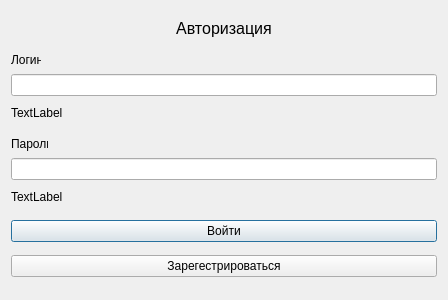
<?xml version="1.0" encoding="UTF-8"?>
<ui version="4.0">
 <class>Dialog</class>
 <widget class="QDialog" name="Dialog">
  <property name="geometry">
   <rect>
    <x>0</x>
    <y>0</y>
    <width>448</width>
    <height>300</height>
   </rect>
  </property>
  <property name="windowTitle">
   <string>Войдите</string>
  </property>
  <layout class="QVBoxLayout" name="verticalLayout_3">
   <item>
    <widget class="QLabel" name="label">
     <property name="maximumSize">
      <size>
       <width>16777215</width>
       <height>21</height>
      </size>
     </property>
     <property name="font">
      <font>
       <pointsize>12</pointsize>
      </font>
     </property>
     <property name="text">
      <string>Авторизация</string>
     </property>
     <property name="alignment">
      <set>Qt::AlignCenter</set>
     </property>
    </widget>
   </item>
   <item>
    <layout class="QVBoxLayout" name="verticalLayout">
     <property name="sizeConstraint">
      <enum>QLayout::SetMinimumSize</enum>
     </property>
     <item>
      <widget class="QLabel" name="label_3">
       <property name="maximumSize">
        <size>
         <width>30</width>
         <height>16</height>
        </size>
       </property>
       <property name="text">
        <string>Логин</string>
       </property>
      </widget>
     </item>
     <item>
      <widget class="QLineEdit" name="lineEdit"/>
     </item>
     <item>
      <widget class="QLabel" name="label_4">
       <property name="maximumSize">
        <size>
         <width>16777215</width>
         <height>21</height>
        </size>
       </property>
       <property name="frameShadow">
        <enum>QFrame::Plain</enum>
       </property>
       <property name="text">
        <string>TextLabel</string>
       </property>
      </widget>
     </item>
    </layout>
   </item>
   <item>
    <layout class="QVBoxLayout" name="verticalLayout_2">
     <property name="sizeConstraint">
      <enum>QLayout::SetMinimumSize</enum>
     </property>
     <item>
      <widget class="QLabel" name="label_2">
       <property name="maximumSize">
        <size>
         <width>37</width>
         <height>16</height>
        </size>
       </property>
       <property name="text">
        <string>Пароль</string>
       </property>
      </widget>
     </item>
     <item>
      <widget class="QLineEdit" name="lineEdit_2">
       <property name="echoMode">
        <enum>QLineEdit::Password</enum>
       </property>
      </widget>
     </item>
     <item>
      <widget class="QLabel" name="label_5">
       <property name="maximumSize">
        <size>
         <width>16777215</width>
         <height>21</height>
        </size>
       </property>
       <property name="text">
        <string>TextLabel</string>
       </property>
      </widget>
     </item>
    </layout>
   </item>
   <item>
    <widget class="QPushButton" name="pushButton">
     <property name="text">
      <string>Войти</string>
     </property>
    </widget>
   </item>
   <item>
    <widget class="QPushButton" name="pushButton_2">
     <property name="text">
      <string>Зарегестрироваться</string>
     </property>
    </widget>
   </item>
  </layout>
 </widget>
 <resources/>
 <connections/>
</ui>
